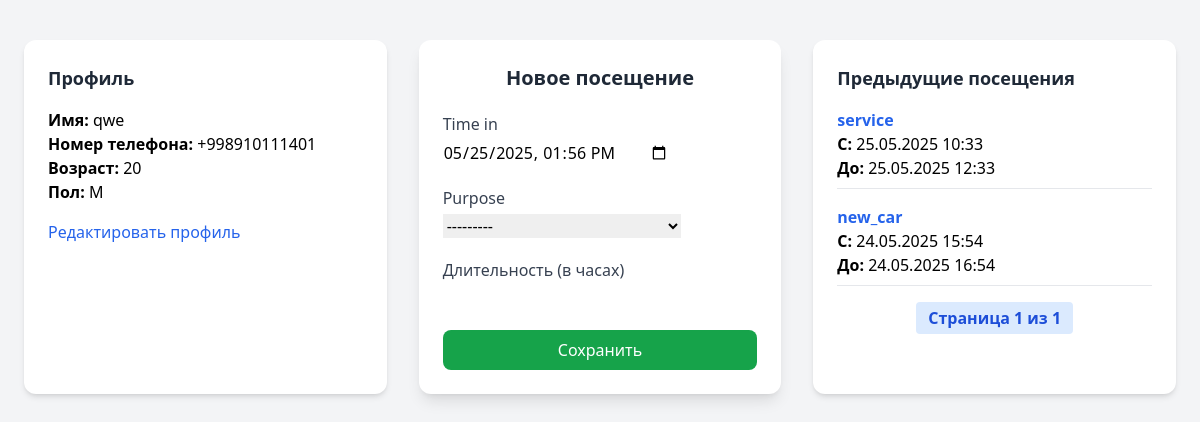
The page /visit/ (signed in) on the database its author committed.
### analytics/models.py (models this page shows, shortened)
class Client(models.Model):
    user = models.OneToOneField(User, on_delete=models.CASCADE, null=True, blank=True)
    name = models.CharField(max_length=100)
    age = models.PositiveIntegerField()
    gender = models.CharField(max_length=1, choices=[('M', 'Мужской'), ('F', 'Женский')])
    phone_number = models.CharField(max_length=15)

class Visit(models.Model):
    PURPOSE_CHOICES = [
        ('new_car', 'Осмотр нового автомобиля'),
        ('service', 'Сервис'),
        ('test_drive', 'Тест-драйв'),
        ('documents', 'Документы'),
        ('other', 'Другое'),
    ]
    client = models.ForeignKey(Client, on_delete=models.CASCADE)
    time_in = models.DateTimeField()
    time_out = models.DateTimeField()
    purpose = models.CharField(max_length=20, choices=PURPOSE_CHOICES)

### analytics/views.py (the view)
# urls.py: path('visit/', views.visit_create, name='visit_create'),
@login_required
def visit_create(request):
    client = get_object_or_404(Client, user=request.user)
    visit_saved = None
    if request.method == 'POST':
        form = VisitCreateForm(request.POST)
        if form.is_valid():
            visit = form.save(commit=False)
            visit.client = client
            duration_hours = form.cleaned_data['duration']
            visit.time_out = visit.time_in + timedelta(hours=duration_hours)
            visit.save()
            form = VisitCreateForm(initial={'time_in': now()})  # очистка формы
            visit_saved = visit
    else:
        form = VisitCreateForm(initial={'time_in': now()})
    all_visits = Visit.objects.filter(client=client).order_by('-time_in')
    paginator = Paginator(all_visits, 3)  # по 3 записи на страницу
    page_number = request.GET.get('page')
    page_obj = paginator.get_page(page_number)
    return render(request, 'analytics/visit_create.html', {
        'form': form,
        'visit_saved': visit_saved,
        'client': client,
        'visits': page_obj,
    })

### analytics/forms.py (shortened to what this page needs)
class VisitCreateForm(forms.ModelForm):
    duration = forms.IntegerField(label="Длительность (в часах)", min_value=1)
    class Meta:
        model = Visit
        fields = ['time_in', 'purpose', 'duration']
        widgets = {
            'time_in': forms.DateTimeInput(attrs={'type': 'datetime-local'}, format='%Y-%m-%dT%H:%M'),
        }
    def __init__(self, *args, **kwargs):
        super().__init__(*args, **kwargs)
        if self.instance and self.instance.time_in:
            self.fields['time_in'].initial = self.instance.time_in.strftime('%Y-%m-%dT%H:%M')

### templates/analytics/visit_create.html (shortened to what this page needs)
<!DOCTYPE html>
<html lang="ru">
<head>
    <script src="https://cdn.tailwindcss.com"></script>
</head>
<body class="bg-gray-100 min-h-screen py-10 px-6 font-sans">
<div class="max-w-7xl mx-auto grid md:grid-cols-3 gap-8">
    <div class="bg-white shadow-md rounded-xl p-6">
        <h2 class="text-lg font-bold mb-4 text-gray-800">Профиль</h2>
        <p><strong>Имя:</strong> {{ client.name }}</p>
        <p><strong>Номер телефона:</strong> {{ client.phone_number }}</p>
        <p><strong>Возраст:</strong> {{ client.age }}</p>
        <p><strong>Пол:</strong> {{ client.gender }}</p>
        <a href="{% url 'profile' %}" class="text-blue-600 hover:underline block mt-4">Редактировать профиль</a>
    </div>
    <div class="bg-white shadow-lg rounded-xl p-6 md:col-span-1">
        <h2 class="text-xl font-semibold text-center text-gray-800 mb-4">Новое посещение</h2>
        <form method="post" class="space-y-5">
            {% for field in form %}
                <div>
                    <label for="{{ field.id_for_label }}" class="block text-gray-700 font-medium mb-1">{{ field.label }}</label>
                    {{ field }}
                </div>
            {% endfor %}
            <button type="submit"
                    class="w-full bg-green-600 text-white py-2 rounded-lg font-medium hover:bg-green-700 transition">
                Сохранить
            </button>
        </form>
    </div>
    <div class="bg-white shadow-md rounded-xl p-6">
        <h2 class="text-lg font-bold mb-4 text-gray-800">Предыдущие посещения</h2>
        {% if visits %}
            <ul class="space-y-4">
                {% for visit in visits %}
                    <li class="border-b pb-2">
                        <a href="{% url 'visit_detail' pk=visit.id %}" class="text-blue-600 hover:underline font-semibold">
                            {{ visit.purpose }}
                        </a>
                        <p><strong>С:</strong> {{ visit.time_in|date:"d.m.Y H:i" }}</p>
                        <p><strong>До:</strong> {{ visit.time_out|date:"d.m.Y H:i" }}</p>
                    </li>
                {% endfor %}
            </ul>
            <div class="mt-4 flex justify-center space-x-2">
                <span class="px-3 py-1 bg-blue-100 rounded text-blue-700 font-semibold">
                    Страница {{ visits.number }} из {{ visits.paginator.num_pages }}
                </span>
            </div>
        {% else %}
            <p class="text-gray-600">Посещений пока нет.</p>
        {% endif %}
    </div>
</div>
</body>
</html>

### rows shown on the page
Client: name "qwe", phone_number "+998910111401", age "20", gender "M"
Visit: purpose "service", time_in "25.05.2025 10:33", time_out "25.05.2025 12:33"
Visit: purpose "new_car", time_in "24.05.2025 15:54", time_out "24.05.2025 16:54"

### other values the page prints
{{ field.label }} "Time in" "Purpose" "Длительность (в часах)"
{{ visits.number }} "1"
{{ visits.paginator.num_pages }} "1"
